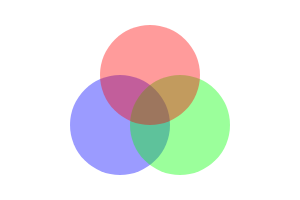
Frame 1 (no input)
Frame 60 (no input): identical to frame 1, image omitted
Frame 120 (the mouse pressed at the canvas centre since frame 60): identical to frame 1, image omitted

The p5.js sketch that drew this single still picture (run headless with seeded random() and noise() and a simulated clock; from frame 60 on, the mouse is pressed at the canvas centre):

// p5.js sketch
// ── sketch.js
function setup() {
  createCanvas(300,200);
}

function draw() {
  background(255);
  
  stroke(255,0,0,0);
  fill(0,0,255,100);
  ellipse(120,125,100,100);
  
  fill(0,255,0,100);
  ellipse(180,125,100,100);
  
  fill(255,0,0,100);
  ellipse(150,75,100,100);
 
}
